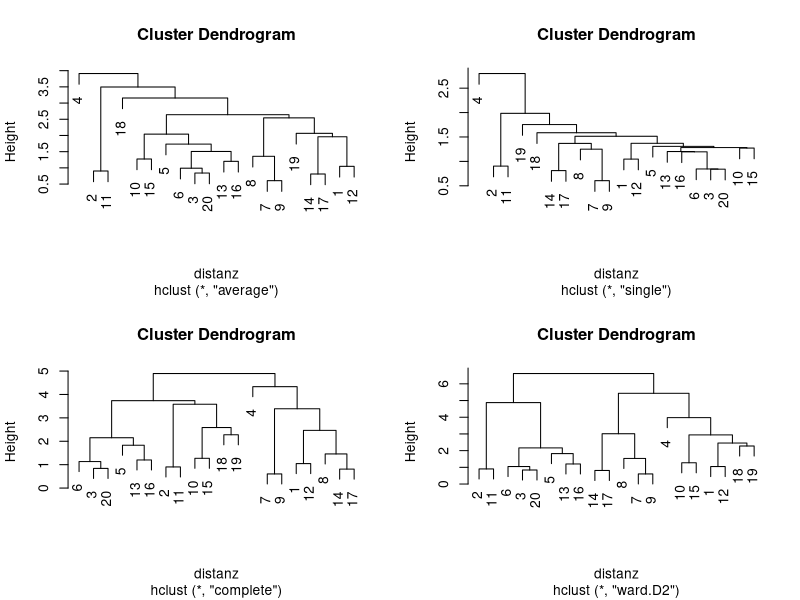
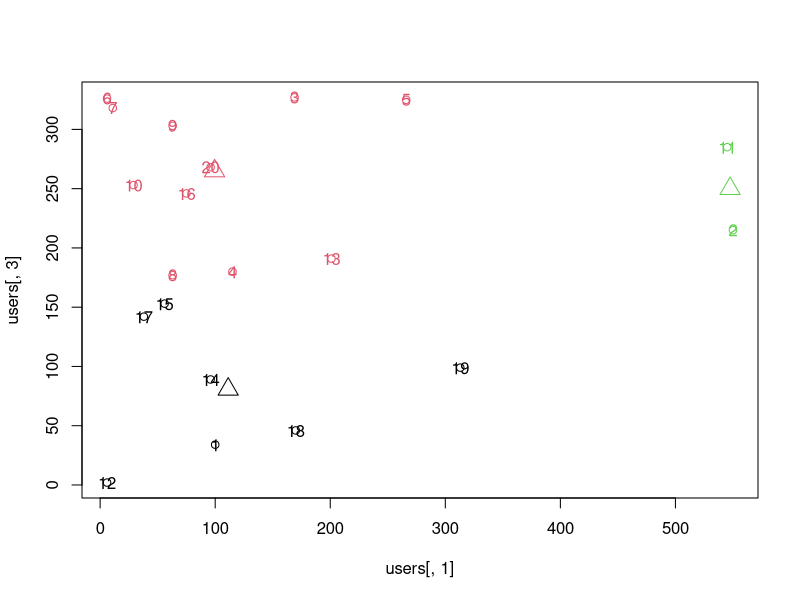

Reproduce these figures in R, in order.
#############################################################################
### Aufgabe 16.4

users=read.table("users.txt")
dist(users)
users_m=t(matrix(rep(colMeans(users),nrow(users)),nrow=ncol(users),byrow=F))
s=(1/nrow(users)*(colSums(abs(users-users_m)^2)))^(1/2)
users_s=matrix(rep(s,nrow(users)),nrow=nrow(users),byrow=T)
users_norm=(users-users_m)/users_s
users_norm=sweep(users,2,STAT=colMeans(users),FUN="-")
users_norm=sweep(users_norm,2,STAT=sqrt(((nrow(users)-1)/nrow(users))*diag(cov(users))),FUN="/")
users_norm=scale(users)*sqrt(nrow(users)/(nrow(users)-1))
distanz=dist(users_norm,method="minkowski",p=2)
ave=hclust(distanz,method="average")
ave$height
ave$merge
single=hclust(distanz,method="single")
comp=hclust(distanz,method="complete")
ward=hclust(distanz,method="ward.D2")
par(mfrow=c(2,2))
plot(ave)
plot(single)
plot(comp)
plot(ward)
KM=kmeans(users,3)
KM$cluster
KM$centers
par(mfrow=c(1,1))
plot(users[,1],users[,3],col=KM$cluster)
points(KM$centers[,1],KM$centers[,3],col=1:3,pch=2,cex=2)
text(users[,1],users[,3],lab=1:20,col=KM$cluster)
